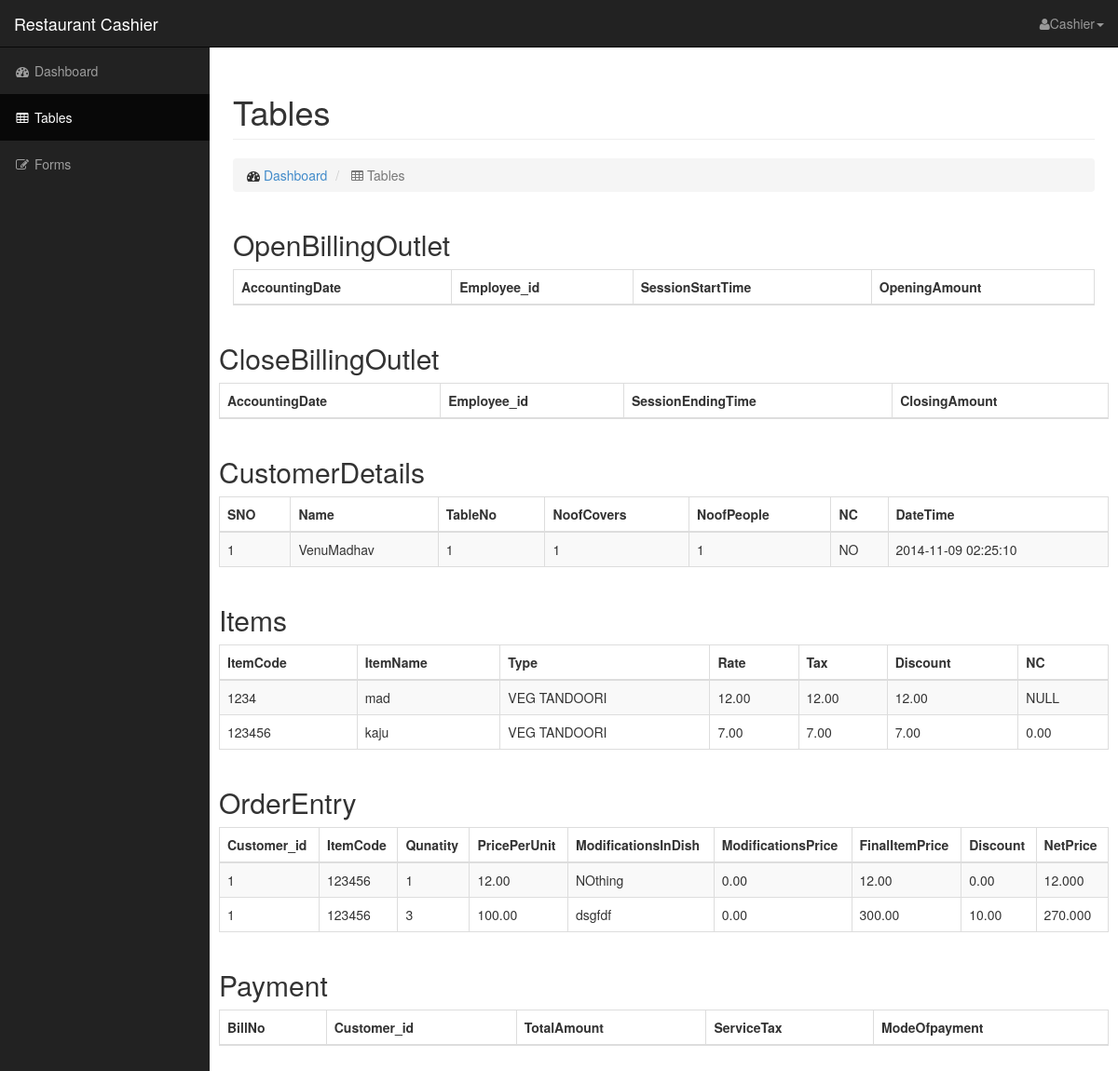
/cashier/tables.php, run on the app's committed database.
### tables this page shows
CREATE TABLE `CustomerDetails` (
  `SNO` int(11) NOT NULL AUTO_INCREMENT,
  `Name` varchar(100) NOT NULL,
  `TableNo` enum('1','2','3','4','5','6','7','8','9','10','11','12','13','14','15','16','17','18','19','20') DEFAULT NULL,
  `NoofCovers` enum('1','2','3','4','5','6','7','8','9','10') DEFAULT NULL,
  `NoofPeople` int(10) NOT NULL,
  `NC` enum('YES','NO') DEFAULT NULL,
  `DateTime` datetime DEFAULT NULL,
  PRIMARY KEY (`SNO`),
  UNIQUE KEY `SNO` (`SNO`)
);

CREATE TABLE `Items` (
  `ItemCode` varchar(10) NOT NULL,
  `ItemName` varchar(100) NOT NULL,
  `Type` enum('VEG TANDOORI','VEGETARIAN SALAD','NON VEG SALAD','VELETABLE SOUPS','NON VEG SOUPS','CHINESE VEG STARTERS','CHINESE NON VEG STARTERS','SOUTH INDIAN NON VEG STARTERS','SOUTH INDIAN NON VEG STARTERS','INDIAN CURRIES FROM SEA & RIVE','CHOICE OF INDIAN CHICKEN','CHOICE OF INDIAN MUTTON','CHOICE OF INDIAN VEGETARIAN','CHINESE NON VEG MAIN COURSE','CHINESE VEG MAIN COURSE','LENTILS','TRADITIONAL NON VEG BIRYAANIS','INDIAN VEG BIRYANI, PULAO, RICE','NON VEG CHINESE RICE & NOODLES','VEG CHINESE RICE & NOODLES','INDIAN BREADS','DESSERT','OTHERS','SOFT DRINK') DEFAULT NULL,
  `Rate` float(10,2) NOT NULL,
  `Tax` float(4,2) DEFAULT NULL,
  `Discount` float(4,2) DEFAULT NULL,
  `NC` float(4,2) DEFAULT NULL,
  PRIMARY KEY (`ItemCode`)
);

CREATE TABLE `OrderEntry` (
  `Customer_id` int(11) DEFAULT NULL,
  `ItemCode` varchar(10) DEFAULT NULL,
  `Qunatity` int(11) NOT NULL,
  `PricePerUnit` float(5,2) NOT NULL,
  `ModificationsInDish` varchar(1000) DEFAULT NULL,
  `ModificationsPrice` float(5,2) DEFAULT NULL,
  `FinalItemPrice` float(10,2) NOT NULL,
  `Discount` float(5,2) DEFAULT NULL,
  `NetPrice` float(10,3) NOT NULL,
  KEY `Customer_id` (`Customer_id`),
  KEY `ItemCode` (`ItemCode`),
  CONSTRAINT `OrderEntry_ibfk_1` FOREIGN KEY (`Customer_id`) REFERENCES `CustomerDetails` (`SNO`) ON UPDATE CASCADE,
  CONSTRAINT `OrderEntry_ibfk_2` FOREIGN KEY (`ItemCode`) REFERENCES `Items` (`ItemCode`) ON UPDATE CASCADE
);

### cashier/tables.php (the view, shortened to what this page needs)
<?php
$db = "Restaurant";
$hostname = "localhost";
$username = "IntroToDB";
$password = "db123";
$condb = mysqli_connect($hostname, $username, $password, $db);
function getColumns($tablenames) {
	global $hostname, $db, $username,	$password;
	try {
		$condb = new PDO("mysql:host=$hostname;dbname=$db", $username, $password);
		$condb->setAttribute(PDO::ATTR_EMULATE_PREPARES, false);
		$condb->setAttribute(PDO::ATTR_ERRMODE, PDO::ERRMODE_EXCEPTION);
		$query = $condb->prepare("DESCRIBE $tablenames");
		$query->execute();
		$table_names = $query->fetchAll(PDO::FETCH_COLUMN);
		return $table_names;
	} catch(PDOExcepetion $e) {
		echo $e->getMessage();
	}
}
function GetTable($table_name) {
	global $condb;
	$details = "SELECT * from ".$table_name;
	echo '<thead>';
	echo '<tr>';
	$mad = getColumns($table_name);
	for ($i = 0; $i < sizeof($mad); $i++) {
		echo '<th>',$mad[$i],'</th>';
	}
	echo '</tr>';
	echo '</thead>';
	echo '<tbody>';
	$idno = 0;
	$result = mysqli_query($condb, $details);
	if (mysqli_num_rows($result)){
		while($row = mysqli_fetch_row($result)) {
			$id = $table_name.(string)$idno;
			$idno++;
			echo "<tr id='$id' onClick='getId(this);' type='button' data-toggle='modal' data-target='#myModal'>";
			$single = array();
			foreach($row as $value) {
				if($value != '') {
					array_push($single, $value);
					echo '<td>',$value,'</td>';
				}
				else {
					array_push($single, 'NULL');
					echo '<td>','NULL','</td>';
				}
			}
			echo '</tr>';
		}
	}
	echo '</tbody>';
}
?>
<!DOCTYPE html>
<html lang="en">
<head>
    <link href="css/bootstrap.min.css" rel="stylesheet">
    <link href="css/sb-admin.css" rel="stylesheet">
    <link href="font-awesome-4.1.0/css/font-awesome.min.css" rel="stylesheet" type="text/css">
</head>
<body>
    <div id="wrapper">
        <nav class="navbar navbar-inverse navbar-fixed-top" role="navigation">
            <div class="navbar-header">
                <a class="navbar-brand" href="index.php">Restaurant Cashier</a>
            </div>
            <ul class="nav navbar-right top-nav">
                <li class="dropdown">
                    <a href="#" class="dropdown-toggle" data-toggle="dropdown"><i class="fa fa-user"></i>Cashier<b class="caret"></b></a>
                </li>
            </ul>
            <div class="collapse navbar-collapse navbar-ex1-collapse">
                <ul class="nav navbar-nav side-nav">
                    <li>
                        <a href="index.php"><i class="fa fa-fw fa-dashboard"></i> Dashboard</a>
                    </li>
                    <li class="active">
                        <a href="tables.php"><i class="fa fa-fw fa-table"></i> Tables</a>
                    </li>
		    <li>
		        <a href="forms.php"><i class="fa fa-fw fa-edit"></i> Forms</a>
		    </li>
                </ul>
            </div>
        </nav>
        <div id="page-wrapper">
            <div class="container-fluid">
                <div class="row">
                    <div class="col-lg-12">
                        <h1 class="page-header">
                            Tables
                        </h1>
                        <ol class="breadcrumb">
                            <li>
                                <i class="fa fa-dashboard"></i>  <a href="index.php">Dashboard</a>
                            </li>
                            <li class="active">
                                <i class="fa fa-table"></i> Tables
                            </li>
                        </ol>
                    </div>
                </div>
				    <div class="col-lg-4444">
                        <h2>OpenBillingOutlet</h2>
                        <div class="table-responsive">
                            <table class="table table-bordered table-hover table-striped">
                                <?php
                                	GetTable('OpenBillingOutlet');
                                ?>
                            </table>
                        </div>
                    </div>
                </div>
                <div class="col-lg-4444">
                        <h2>CloseBillingOutlet</h2>
                        <div class="table-responsive">
                            <table class="table table-bordered table-hover table-striped">
                                <?php
                                	GetTable('CloseBillingOutlet');
                                ?>
                            </table>
                        </div>
                </div>
                <div class="col-lg-4444">
                <h2>CustomerDetails</h2>
                        <div class="table-responsive">
                            <table class="table table-bordered table-hover table-striped">
                                <?php
                                	GetTable('CustomerDetails');
                                ?>
                            </table>
                </div>
                </div>
                <div class="col-lg-4444">
                <h2>Items</h2>
                        <div class="table-responsive">
                            <table class="table table-bordered table-hover table-striped">
                                <?php
                                	GetTable('Items');
                                ?>
                            </table>
                </div>
                <div class="col-lg-4444">
                <h2>OrderEntry</h2>
                        <div class="table-responsive">
                            <table class="table table-bordered table-hover table-striped">
                                <?php
                                	GetTable('OrderEntry');
                                ?>
                            </table>
                </div>
                <div class="col-lg-4444">
                <h2>Payment</h2>
                        <div class="table-responsive">
                            <table class="table table-bordered table-hover table-striped">
                                <?php
                                	GetTable('Payment');
                                ?>
                            </table>
                </div>
        </div>
    </div>
</body>
</html>

### cashier/css/sb-admin.css (style rules this page uses)
body { margin-top: 100px; background-color: #222; }
@media (min-width:768px) { body { margin-top: 50px; } }
#wrapper { padding-left: 0; }
#page-wrapper { width: 100%; padding: 0; background-color: #fff; }
@media (min-width:768px) { #wrapper { padding-left: 225px; } }
@media (min-width:768px) { #page-wrapper { padding: 10px; } }
.top-nav { padding: 0 15px; }
.top-nav>li { display: inline-block; float: left; }
.top-nav>li>a { padding-top: 15px; padding-bottom: 15px; line-height: 20px; color: #999; }
@media (min-width:768px) { .side-nav { position: fixed; top: 51px; left: 225px; width: 225px; margin-left: -225px; border: none; border-radius: 0; overflow-y: auto; background-color: #222; } }
@media (min-width:768px) { .side-nav>li>a { width: 225px; } }

### data on the page
customerdetails: value "1", Name "VenuMadhav", NC "NO", DateTime "2014-11-09 02:25:10"
items: ItemCode "1234", ItemName "mad", Type "VEG TANDOORI", value "12.00"
items: ItemCode "123456", ItemName "kaju", Type "VEG TANDOORI", value "7.00", NC "0.00"
orderentry: value "1", ItemCode "123456", value "12.00", ModificationsInDish "NOthing", value "0.00", NetPrice "12.000"
orderentry: Customer "1", ItemCode "123456", Qunatity "3", PricePerUnit "100.00", ModificationsInDish "dsgfdf", ModificationsPrice "0.00", FinalItemPrice "300.00", Discount "10.00", NetPrice "270.000"

### other printed values
$mad[$i] "AccountingDate"
$mad[$i] "Employee_id"
$mad[$i] "SessionStartTime"
$mad[$i] "OpeningAmount"
$mad[$i] "SessionEndingTime"
$mad[$i] "ClosingAmount"
$mad[$i] "SNO"
$mad[$i] "Name"
$mad[$i] "TableNo"
$mad[$i] "NoofCovers"
$mad[$i] "NoofPeople"
$mad[$i] "NC"
$mad[$i] "DateTime"
$mad[$i] "ItemCode"
$mad[$i] "ItemName"
